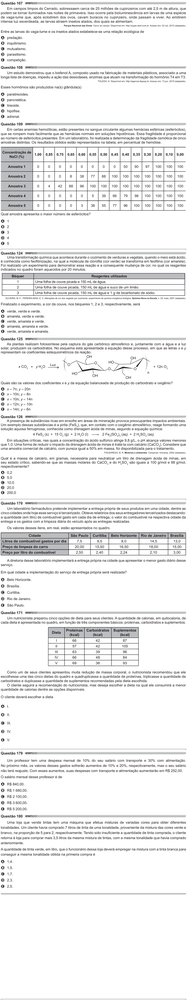
#> input picture 7Passo-DividirPeloPadraoVisual/inteiras_concatenadas_verticalmente.png, 187 x 1000 px, shrunk from 2123 x 11324 before the run
$ python dividir-questoes.py
#> lines starting #> are read from the running program, lines starting #| are printed output that depends on the picture
from PIL import Image
import os

def converter_cor_gimp_para_rgb(gimp_r, gimp_g, gimp_b):
    """
    Converte valores do GIMP (0-100) para RGB (0-255)
    """
    r = int((gimp_r / 100) * 255)
    g = int((gimp_g / 100) * 255)
    b = int((gimp_b / 100) * 255)
    return (r, g, b)

def encontrar_faixa_cinza(imagem, cor_alvo, tolerancia=25, altura_faixa=3, distancia_minima=100):
    """
    Encontra posições onde há uma faixa horizontal cortando a largura da imagem.
    """
    largura, altura = imagem.size
    pixels = imagem.load()

    posicoes_corte = []
    y = 0

    while y < altura - altura_faixa:
        # Conta quantos pixels ao longo da linha correspondem à cor da faixa
        pixels_corretos = 0
        amostras_x = range(10, largura - 10, 2)  # Percorre a largura pulando de 2 em 2 px para alta performance

        for x in amostras_x:
            pixel = pixels[x, y]

            if len(pixel) == 4:  # RGBA
                r, g, b, a = pixel
            else:  # RGB
                r, g, b = pixel[:3]

            # Verifica se a cor bate com a faixa desejada
            if (abs(r - cor_alvo[0]) <= tolerancia and
                abs(g - cor_alvo[1]) <= tolerancia and
                abs(b - cor_alvo[2]) <= tolerancia):
                pixels_corretos += 1

        # Se mais de 60% dos pixels da linha forem da cor alvo, confirmamos que é o divisor de questão
        proporcao = pixels_corretos / len(amostras_x)
        if proporcao >= 0.6:
            posicao_corte = y - 2  # Corta 2 pixels acima do padrão
            if posicao_corte < 0:
                posicao_corte = 0

            # Verifica se está respeitando o tamanho mínimo de uma questão (evita múltiplos cortes)
            if not posicoes_corte or (posicao_corte - posicoes_corte[-1]) >= distancia_minima:
                posicoes_corte.append(posicao_corte)
                print(f"Faixa de questão confirmada em y={y} ({int(proporcao*100)}% de correspondência), corte em y={posicao_corte}")
                y += distancia_minima  # Salta a altura mínima de uma questão para evitar falsos positivos próximos
                continue

        y += 1

    return posicoes_corte

def dividir_imagem_por_faixas(caminho_imagem, pasta_saida, cor_alvo):
    """
    Divide a imagem verticalmente cortando ANTES das faixas
    """
#> called with caminho_imagem = 'inteiras_concatenadas_verticalmente.png', pasta_saida = 'questoes_inteiras', cor_alvo = (211, 211, 211)
    imagem = Image.open(caminho_imagem)
#> imagem is the input picture: PIL image 187x1000 RGB; mean R, G, B 237.6, 237.5, 237.7
    largura, altura = imagem.size
#> largura = 187; altura = 1000

    print(f"Imagem carregada: {largura}x{altura} pixels")
#| Imagem carregada: 187x1000 pixels

    posicoes_corte = encontrar_faixa_cinza(imagem, cor_alvo)
#> after the loop in encontrar_faixa_cinza, `while y < altura - altura_faixa:`: posicoes_corte = [0, 121, 246, 347, 455, 557, 669, 813]; y = 997
#> posicoes_corte = [0, 121, 246, 347, 455, 557, 669, 813]

    if not posicoes_corte:
        print("Nenhuma faixa de divisão encontrada na imagem!")
        return

    print(f"Encontradas {len(posicoes_corte)} questões para divisão")
#| Encontradas 8 questões para divisão

    os.makedirs(pasta_saida, exist_ok=True)

    posicao_anterior = 0
    for i, posicao_corte in enumerate(posicoes_corte):
        if posicao_corte <= posicao_anterior:
            continue

        area_corte = (0, posicao_anterior, largura, posicao_corte)
        secao = imagem.crop(area_corte)

        nome_arquivo = f"parte_{i+1:03d}.png"
        caminho_completo = os.path.join(pasta_saida, nome_arquivo)
        secao.save(caminho_completo)
        print(f"Salvo: {caminho_completo} ({secao.width}x{secao.height}px)")

        posicao_anterior = posicao_corte
#> this loop made 8 passes
#> (posicao_corte, area_corte, nome_arquivo, posicao_anterior) on passes 2 to 8: (121, (0, 0, 187, 121), 'parte_002.png', 121), (246, (0, 121, 187, 246), 'parte_003.png', 246), (347, (0, 246, 187, 347), 'parte_004.png', 347), (455, (0, 347, 187, 455), 'parte_005.png', 455), (557, (0, 455, 187, 557), 'parte_006.png', 557), (669, (0, 557, 187, 669), 'parte_007.png', 669), (813, (0, 669, 187, 813), 'parte_008.png', 813)
#> posicao_corte on pass 1: 0
#| Salvo: questoes_inteiras/parte_002.png (187x121px)
#| Salvo: questoes_inteiras/parte_003.png (187x125px)
#| Salvo: questoes_inteiras/parte_004.png (187x101px)
#| Salvo: questoes_inteiras/parte_005.png (187x108px)
#| Salvo: questoes_inteiras/parte_006.png (187x102px)
#| Salvo: questoes_inteiras/parte_007.png (187x112px)
#| Salvo: questoes_inteiras/parte_008.png (187x144px)
#> pass 2, in dividir_imagem_por_faixas, `secao = imagem.crop(area_corte)`:
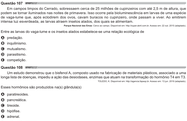
#> secao: PIL image 187x121 RGB; mean R, G, B 240, 239.8, 239.9
#> pass 3, in dividir_imagem_por_faixas, `secao = imagem.crop(area_corte)`:
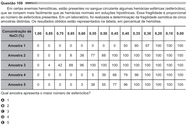
#> secao: PIL image 187x125 RGB; mean R, G, B 229.1, 228.9, 229.2
#> after the loop:
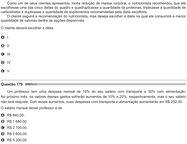
#> secao: PIL image 187x144 RGB; mean R, G, B 243.4, 243.2, 243.3

    # Salva a última questão
    if posicao_anterior < altura:
        area_corte = (0, posicao_anterior, largura, altura)
#> area_corte = (0, 813, 187, 1000)
        secao = imagem.crop(area_corte)
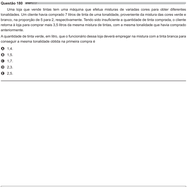
#> secao: PIL image 187x187 RGB; mean R, G, B 248.1, 248, 248.1

        nome_arquivo = f"parte_{len(posicoes_corte)+1:03d}.png"
#> nome_arquivo = 'parte_009.png'
        caminho_completo = os.path.join(pasta_saida, nome_arquivo)
        secao.save(caminho_completo)
        print(f"Salvo: {caminho_completo} ({secao.width}x{secao.height}px)")
#| Salvo: questoes_inteiras/parte_009.png (187x187px)

if __name__ == "__main__":
    caminho_imagem = "inteiras_concatenadas_verticalmente.png"
    pasta_saida = "questoes_inteiras"

    # Faixa cinza correspondente no GIMP
    cor_do_padrao = converter_cor_gimp_para_rgb(83.1, 83.1, 83.1)

    dividir_imagem_por_faixas(caminho_imagem, pasta_saida, cor_do_padrao)
    print("Divisão concluída com sucesso!")
